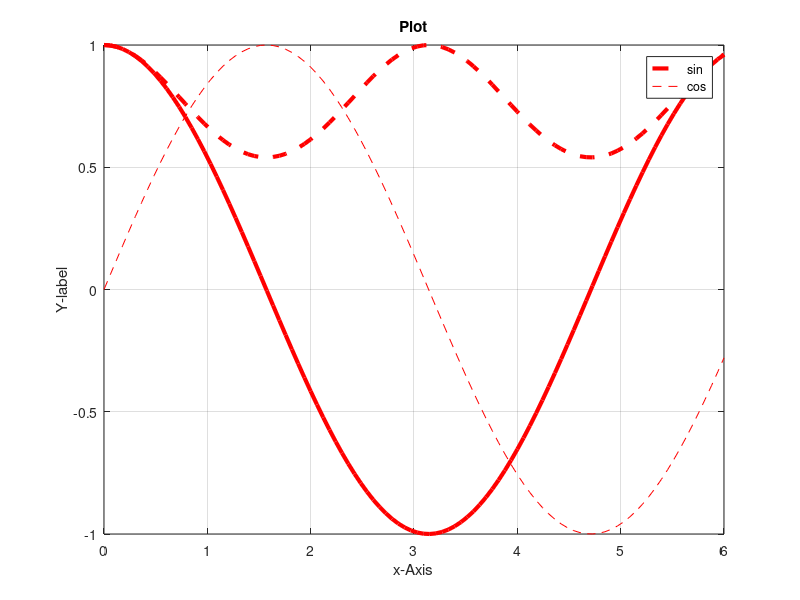

Write MATLAB code to recreate this figure. (Note: this script raises an error after producing the figure.)
a = linspace(0,6);
b = sin(a);
plot(a,b);
h = figure(1);
plot(a,b,'r-');
plot(a,b,'r--');
c = cos(b);
plot(a,c,'r--','LineWidth',3);
hold on;
plot(a,b,'r--');
hold on;
c = cos(a);
plot(a,c,'r-','LineWidth',3);
grid on;
xlabel('x-Axis')
ylabel('Y-label');
title('Plot')
legend('sin','cos');
gtext('input the the text anywhere');
diary off;
